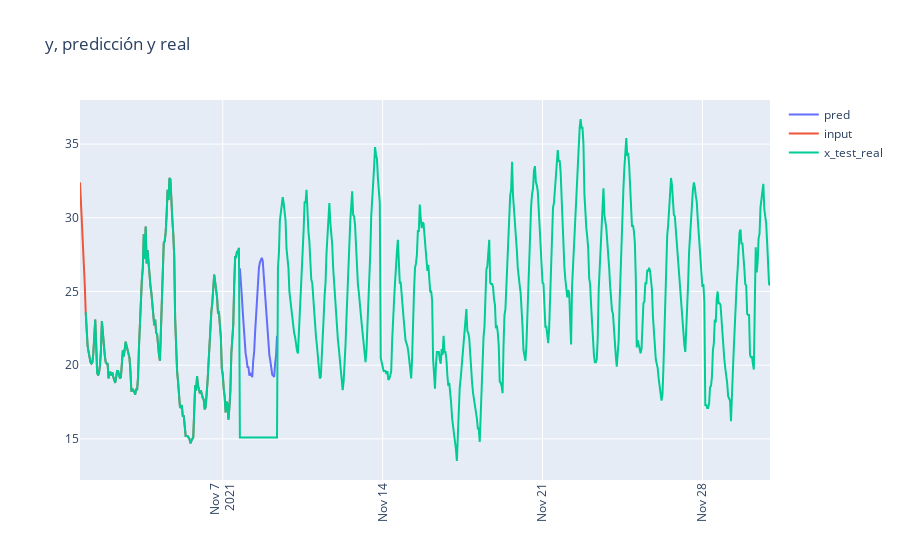

Here is the notebook cell this chart was saved with:
### Code cell
plot_pred(k2[0],modelo=modelos['model0'],dataframe=df_clon.loc['2019-05':][columnas_a_usar],scaler=np80_scaler,columna=0,horas_prediccion=40)

### Figure 1 — Plotly figure (JSON) as saved in the notebook; plotly's stock layout.template omitted (floating-point values rounded to 4 significant figures; data arrays with more than 128 entries replaced by an {"elided": "..."} marker saying what was removed)
{"data": [{"name": "pred", "type": "scatter", "x": ["2021-11-07T18:00:00", "2021-11-07T19:00:00", "2021-11-07T20:00:00", "2021-11-07T21:00:00", "2021-11-07T22:00:00", "2021-11-07T23:00:00", "2021-11-08T00:00:00", "2021-11-08T01:00:00", "2021-11-08T02:00:00", "2021-11-08T03:00:00", "2021-11-08T04:00:00", "2021-11-08T05:00:00", "2021-11-08T06:00:00", "2021-11-08T07:00:00", "2021-11-08T08:00:00", "2021-11-08T09:00:00", "2021-11-08T10:00:00", "2021-11-08T11:00:00", "2021-11-08T12:00:00", "2021-11-08T13:00:00", "2021-11-08T14:00:00", "2021-11-08T15:00:00", "2021-11-08T16:00:00", "2021-11-08T17:00:00", "2021-11-08T18:00:00", "2021-11-08T19:00:00", "2021-11-08T20:00:00", "2021-11-08T21:00:00", "2021-11-08T22:00:00", "2021-11-08T23:00:00", "2021-11-09T00:00:00", "2021-11-09T01:00:00", "2021-11-09T02:00:00", "2021-11-09T03:00:00", "2021-11-09T04:00:00", "2021-11-09T05:00:00", "2021-11-09T06:00:00", "2021-11-09T07:00:00", "2021-11-09T08:00:00", "2021-11-09T09:00:00"], "y": [26.56, 25.82, 24.73, 23.63, 22.7, 21.52, 20.8, 20.41, 19.88, 19.87, 19.29, 19.48, 19.31, 19.18, 20.29, 20.92, 22.25, 23.51, 24.93, 26.19, 26.58, 26.96, 27.2, 27.28, 27.08, 26.12, 25.3, 24.5, 22.97, 22.11, 21.18, 20.67, 20.3, 19.79, 19.36, 19.29, 19.21, 20.1, 20.65, 22.0]}, {"name": "input", "type": "scatter", "x": {"elided": "168 str values"}, "y": {"elided": "168 float values"}}, {"name": "x_test_real", "type": "scatter", "x": {"elided": "720 str values"}, "y": {"elided": "720 float values"}}], "layout": {"title": {"text": "y, predicción y real"}, "xaxis": {"anchor": "y", "domain": [0, 1], "tickangle": -90}, "yaxis": {"anchor": "x", "domain": [0, 1]}}}
